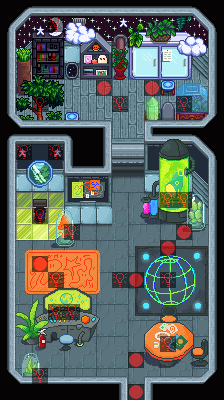

Rendered tile map (Tiled .tmx) drawn with the repository's tilesets; below, a short description and the map source with its tile grids summarised:
An orthogonal 14x25 tile map with 16x16 px tiles, 5 tile layers (Back, Buildings, Front, Paths, ...), 4 tilesets and 11 objects (11x TileData).

<map version="1.10" tiledversion="1.10.2" orientation="orthogonal" renderorder="right-down" compressionlevel="0" width="14" height="25" tilewidth="16" tileheight="16" infinite="0" nextlayerid="11" nextobjectid="13">
 <properties>
  <property name="AmbientLight" value="170 190 90" />
  <property name="Light" value="7 13 4 11 13 4 5 1 4 7 20 4 9 20 4 7 23 4 9 23 4 2 9 4 2 11 4 2 13 4" />
  <property name="Music" value="WizardSong" />
  <property name="Warp" value="8 25 Forest 5 27" />
 </properties>
 <tileset firstgid="1" name="p" tilewidth="16" tileheight="16" tilecount="36" columns="4">
  <image source=".paths.png" width="64" height="144" />
 </tileset>
 <tileset firstgid="37" name="untitled tile sheet" tilewidth="16" tileheight="16" tilecount="2176" columns="32">
  <image source=".townInterior.png" width="512" height="1088" />
 </tileset>
 <tileset firstgid="2213" name="z_wizardinterior" tilewidth="16" tileheight="16" tilecount="306" columns="18">
  <image source="wizardinterior.png" width="288" height="280" />
  <tile id="136">
   <animation>
    <frame tileid="136" duration="2000" />
    <frame tileid="150" duration="1500" />
    <frame tileid="136" duration="1500" />
    <frame tileid="150" duration="2000" />
   </animation>
  </tile>
  <tile id="146">
   <animation>
    <frame tileid="146" duration="500" />
    <frame tileid="283" duration="500" />
    <frame tileid="284" duration="500" />
    <frame tileid="283" duration="500" />
    <frame tileid="284" duration="500" />
    <frame tileid="146" duration="500" />
    <frame tileid="283" duration="500" />
    <frame tileid="284" duration="500" />
   </animation>
  </tile>
  <tile id="148">
   <animation>
    <frame tileid="148" duration="500" />
    <frame tileid="285" duration="500" />
    <frame tileid="286" duration="500" />
    <frame tileid="285" duration="500" />
    <frame tileid="148" duration="500" />
    <frame tileid="285" duration="500" />
    <frame tileid="286" duration="1000" />
    <frame tileid="285" duration="1000" />
    <frame tileid="148" duration="1000" />
    <frame tileid="285" duration="1000" />
    <frame tileid="286" duration="1000" />
    <frame tileid="285" duration="1000" />
    <frame tileid="148" duration="1000" />
    <frame tileid="285" duration="500" />
    <frame tileid="148" duration="500" />
    <frame tileid="285" duration="500" />
    <frame tileid="286" duration="500" />
    <frame tileid="285" duration="500" />
    <frame tileid="148" duration="500" />
    <frame tileid="285" duration="500" />
    <frame tileid="286" duration="500" />
    <frame tileid="148" duration="1500" />
   </animation>
  </tile>
  <tile id="153">
   <animation>
    <frame tileid="153" duration="2000" />
    <frame tileid="168" duration="2000" />
    <frame tileid="153" duration="1000" />
    <frame tileid="168" duration="1000" />
   </animation>
  </tile>
  <tile id="154">
   <animation>
    <frame tileid="154" duration="2000" />
    <frame tileid="208" duration="2000" />
    <frame tileid="154" duration="1000" />
    <frame tileid="208" duration="1000" />
   </animation>
  </tile>
  <tile id="164">
   <animation>
    <frame tileid="164" duration="500" />
    <frame tileid="301" duration="500" />
    <frame tileid="302" duration="500" />
    <frame tileid="164" duration="500" />
    <frame tileid="301" duration="500" />
    <frame tileid="302" duration="500" />
    <frame tileid="301" duration="500" />
   </animation>
  </tile>
  <tile id="166">
   <animation>
    <frame tileid="166" duration="500" />
    <frame tileid="303" duration="500" />
    <frame tileid="304" duration="500" />
    <frame tileid="303" duration="500" />
    <frame tileid="166" duration="500" />
    <frame tileid="303" duration="500" />
    <frame tileid="304" duration="1000" />
    <frame tileid="303" duration="1000" />
    <frame tileid="166" duration="1000" />
    <frame tileid="303" duration="1000" />
    <frame tileid="304" duration="1000" />
    <frame tileid="303" duration="1000" />
    <frame tileid="166" duration="1000" />
    <frame tileid="303" duration="500" />
    <frame tileid="304" duration="500" />
    <frame tileid="303" duration="500" />
    <frame tileid="304" duration="500" />
    <frame tileid="303" duration="500" />
    <frame tileid="166" duration="500" />
    <frame tileid="303" duration="500" />
    <frame tileid="304" duration="500" />
    <frame tileid="166" duration="1500" />
   </animation>
  </tile>
  <tile id="171">
   <animation>
    <frame tileid="171" duration="1500" />
    <frame tileid="186" duration="1500" />
    <frame tileid="171" duration="1000" />
    <frame tileid="186" duration="1000" />
   </animation>
  </tile>
  <tile id="172">
   <animation>
    <frame tileid="172" duration="1500" />
    <frame tileid="226" duration="2000" />
    <frame tileid="172" duration="2000" />
    <frame tileid="226" duration="1500" />
   </animation>
  </tile>
  <tile id="218">
   <animation>
    <frame tileid="218" duration="500" />
    <frame tileid="220" duration="500" />
    <frame tileid="220" duration="500" />
    <frame tileid="218" duration="500" />
    <frame tileid="220" duration="500" />
    <frame tileid="202" duration="500" />
    <frame tileid="220" duration="500" />
    <frame tileid="218" duration="500" />
    <frame tileid="218" duration="500" />
    <frame tileid="218" duration="500" />
    <frame tileid="220" duration="500" />
   </animation>
  </tile>
 </tileset>
 <tileset firstgid="2519" name="z_furniture" tilewidth="16" tileheight="16" tilecount="2976" columns="32">
  <image source="furniture.png" width="512" height="1488" />
 </tileset>
 <layer id="1" name="Back" width="14" height="25">
  <data>[350 cells, 281 non-empty, 88 distinct tile ids]</data>
 </layer>
 <objectgroup id="5" name="Back" visible="0" />
 <layer id="2" name="Buildings" width="14" height="25">
  <data>[350 cells, 198 non-empty, 102 distinct tile ids]</data>
 </layer>
 <objectgroup id="6" name="Buildings">
  <object id="1" name="TileData" x="64" y="64" width="16" height="16">
   <properties>
    <property name="Action" value="WizardHatch" />
   </properties>
  </object>
  <object id="2" name="TileData" x="32" y="208" width="16" height="16">
   <properties>
    <property name="Action" value="WizardBook" />
   </properties>
  </object>
  <object id="3" name="TileData" x="96" y="64" width="16" height="16">
   <properties>
    <property name="Action" value="Message &quot;spaceship.3&quot;" />
   </properties>
  </object>
  <object id="4" name="TileData" x="80" y="64" width="16" height="16">
   <properties>
    <property name="Action" value="Message &quot;spaceship.3&quot;" />
   </properties>
  </object>
  <object id="5" name="TileData" x="160" y="64" width="16" height="16">
   <properties>
    <property name="Action" value="Message &quot;spaceship.4&quot;" />
   </properties>
  </object>
  <object id="6" name="TileData" x="64" y="336" width="16" height="16">
   <properties>
    <property name="Action" value="Message &quot;spaceship.5&quot;" />
   </properties>
  </object>
  <object id="7" name="TileData" x="48" y="336" width="16" height="16">
   <properties>
    <property name="Action" value="Message &quot;spaceship.5&quot;" />
   </properties>
  </object>
  </objectgroup>
 <layer id="3" name="Front" width="14" height="25">
  <data>[350 cells, 187 non-empty, 115 distinct tile ids]</data>
 </layer>
 <objectgroup id="7" name="Front" />
 <layer id="4" name="Paths" width="14" height="25">
  <data>[350 cells, 25 non-empty, 2 distinct tile ids]</data>
 </layer>
 <objectgroup id="8" name="Paths" visible="0" />
 <layer id="9" name="AlwaysFront" width="14" height="25">
  <data>[350 cells, 1 non-empty, 1 distinct tile ids]</data>
 </layer>
 <objectgroup id="10" name="AlwaysFront" />
</map>
<!-- 4 of 11 objects omitted -->
